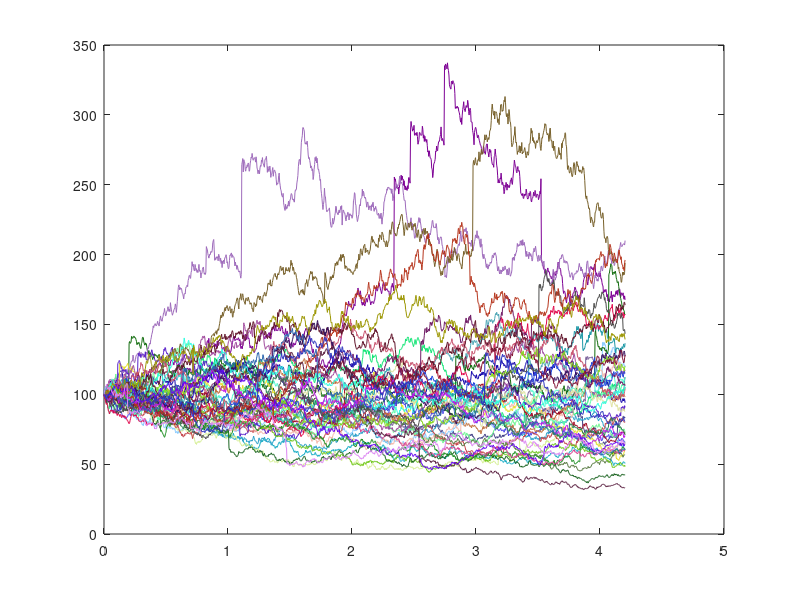

This chart was generated by the following MATLAB code:
%Path generator
%   This script creates and plots the paths
% For the following paraments
 strart_date=0;
end_date=1060;
s0=100;
sigma=0.2;
r=0.01;
num_paths=50;
% Parametroi toy modelou 
lamda=0.8;
a=0.05; % mean of normal distribution (
b=0.15; % standar deviation of normal distribution
m=exp(b^2/2+a);  % mean of the lognormal distribution  of the jump
v=exp(2*a+b^2)*(exp(b^2)-1); % variance of the lognormal distribution  of the jump

% m=0.9;
% v=0.4;
% a=log(m^2/sqrt(v+m^2));
% b=log(v/(m^2)+1);
num_steps=end_date-strart_date;
dt=(end_date-strart_date)/(num_steps*252);
t=(end_date-strart_date)/(252);

x=zeros(num_paths, num_steps);


%paths creation
for i=1:num_paths
    x(i,1)=log(s0);
    M=0;
    N=0;
    
    for j=2:num_steps
        N=random('Poisson',lamda*dt);
        M=a*N+b*sqrt(N)*normrnd(0,1);
        
             x(i,j)=x(i,j-1)+(r-lamda*(m-1)-0.5*sigma*sigma)*dt+sigma*normrnd(0,1)*sqrt(dt)+M;
    end
end
sample=exp(x);

time=zeros(1, num_steps);
time(1,1)=0;
for i=2:num_steps
    time(1,i)=(i-1)*dt;
end;


for i=1:num_paths
    plot(time(1,:), sample(i,:), 'color',rand(1,3));
    hold on;
end
hold off
